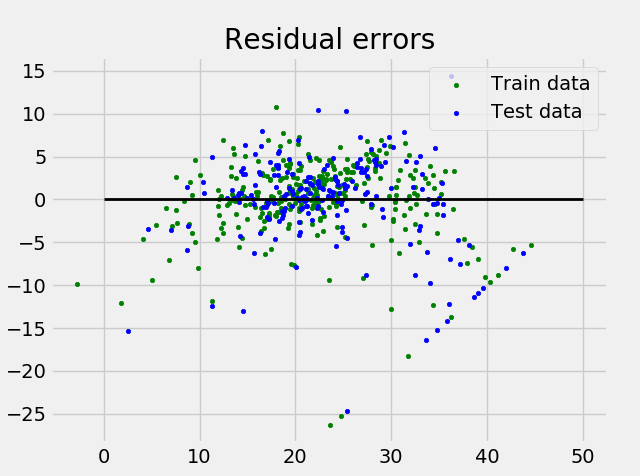

The script that drew this image:
import matplotlib.pyplot as plt 
import numpy as np 
from sklearn import datasets, linear_model, metrics 
  
# load the boston dataset 
boston = datasets.load_boston(return_X_y=False) 
  
# defining feature matrix(X) and response vector(y) 
X = boston.data 
y = boston.target 
  
# splitting X and y into training and testing sets 
from sklearn.model_selection import train_test_split 
X_train, X_test, y_train, y_test = train_test_split(X, y, test_size=0.4, 
                                                    random_state=1) 
  
# create linear regression object 
reg = linear_model.LinearRegression() 
  
# train the model using the training sets 
reg.fit(X_train, y_train) 
  
# regression coefficients 
print('Coefficients: \n', reg.coef_) 
  
# variance score: 1 means perfect prediction 
print('Variance score: {}'.format(reg.score(X_test, y_test))) 
  
# plot for residual error 
  
## setting plot style 
plt.style.use('fivethirtyeight') 
  
## plotting residual errors in training data 
plt.scatter(reg.predict(X_train), reg.predict(X_train) - y_train, 
            color = "green", s = 10, label = 'Train data') 
  
## plotting residual errors in test data 
plt.scatter(reg.predict(X_test), reg.predict(X_test) - y_test, 
            color = "blue", s = 10, label = 'Test data') 
  
## plotting line for zero residual error 
plt.hlines(y = 0, xmin = 0, xmax = 50, linewidth = 2) 
  
## plotting legend 
plt.legend(loc = 'upper right') 
  
## plot title 
plt.title("Residual errors") 
  
## function to show plot 
plt.show()
